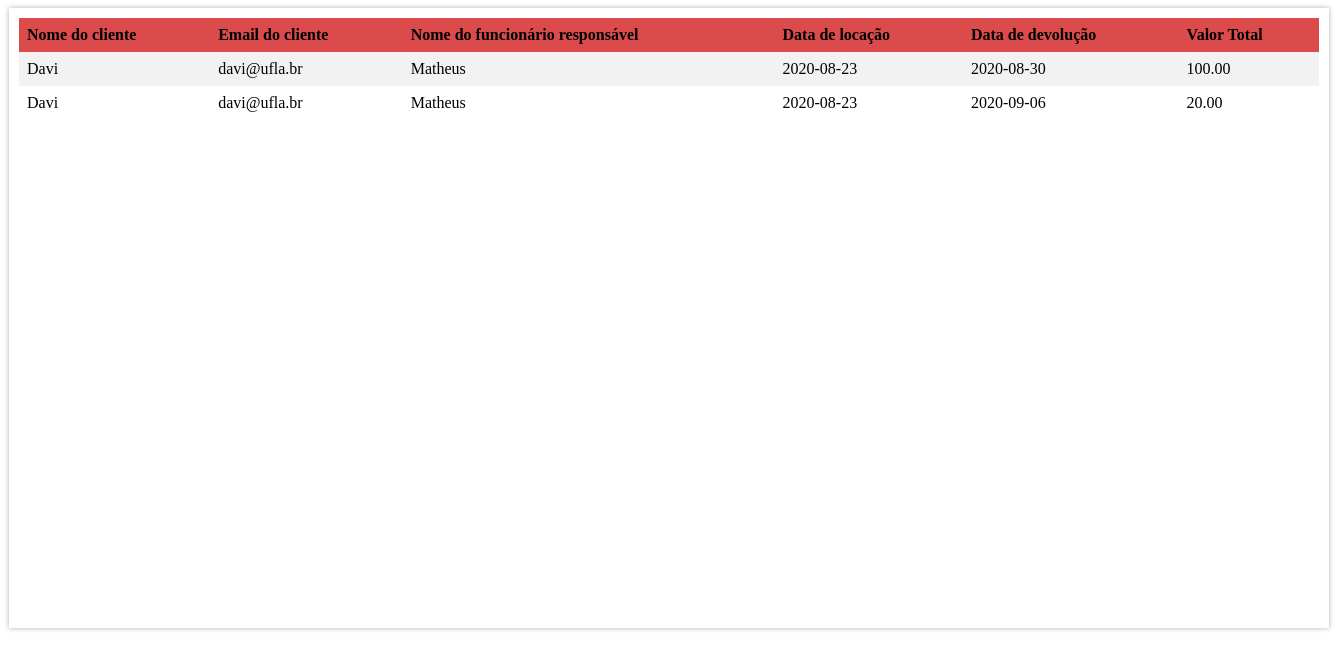
Screenshot of /src/Controller/CRUDLocacao/consultarLocacao.php with the database file from the repository.
### tables this page shows
CREATE TABLE IF NOT EXISTS `Locacao` (
  `idLoc` INT NOT NULL AUTO_INCREMENT,
  `Itens_idItem` INT NOT NULL,
  `Cliente_idCliente` INT NOT NULL,
  `Funcionario_idFuncionario` INT NOT NULL,
  `dataInicial` DATE NOT NULL,
  `dataFinal` DATE NOT NULL,
  `valorTotal` DECIMAL(10,2) NOT NULL,
  PRIMARY KEY (`idLoc`, `Itens_idItem`, `Cliente_idCliente`, `Funcionario_idFuncionario`),
  INDEX `fk_Locacao_Cliente1_idx` (`Cliente_idCliente` ASC),
  INDEX `fk_Locacao_Funcionario1_idx` (`Funcionario_idFuncionario` ASC),
  CONSTRAINT `fk_Locacao_Itens1`
    FOREIGN KEY (`Itens_idItem`)
    REFERENCES `Itens` (`idItem`)
    ON DELETE NO ACTION
    ON UPDATE NO ACTION,
  CONSTRAINT `fk_Locacao_Cliente1`
    FOREIGN KEY (`Cliente_idCliente`)
    REFERENCES `Cliente` (`idCliente`)
    ON DELETE NO ACTION
    ON UPDATE NO ACTION,
  CONSTRAINT `fk_Locacao_Funcionario1`
    FOREIGN KEY (`Funcionario_idFuncionario`)
    REFERENCES `Funcionario` (`idFuncionario`)
    ON DELETE NO ACTION
    ON UPDATE NO ACTION);

CREATE TABLE IF NOT EXISTS `Cliente` (
  `idCliente` INT NOT NULL AUTO_INCREMENT,
  `nome` VARCHAR(60) NOT NULL,
  `cpf` VARCHAR(11) NOT NULL,
  `email` VARCHAR(100) NOT NULL,
  `telefone` VARCHAR(11) NOT NULL,
  `senha` VARCHAR(45) NOT NULL,
  `endereco` VARCHAR(200) NOT NULL,
  PRIMARY KEY (`idCliente`),
  UNIQUE INDEX `idCliente_UNIQUE` (`idCliente` ASC),
  UNIQUE INDEX `cpf_UNIQUE` (`cpf` ASC));

CREATE TABLE IF NOT EXISTS `Funcionario` (
  `idFuncionario` INT NOT NULL AUTO_INCREMENT,
  `nome` VARCHAR(60) NOT NULL,
  `cpf` VARCHAR(11) NOT NULL,
  `salario` DECIMAL(10,2) NOT NULL,
  `email` VARCHAR(100) NOT NULL,
  `telefone` VARCHAR(11) NOT NULL,
  `senha` VARCHAR(45) NOT NULL,
  `endereco` VARCHAR(200) NOT NULL,
  `Gerente_idGerente` INT NOT NULL,
  PRIMARY KEY (`idFuncionario`, `Gerente_idGerente`),
  UNIQUE INDEX `idFuncionario_UNIQUE` (`idFuncionario` ASC),
  UNIQUE INDEX `cpf_UNIQUE` (`cpf` ASC),
  INDEX `fk_Funcionario_Gerente1_idx` (`Gerente_idGerente` ASC),
  CONSTRAINT `fk_Funcionario_Gerente1`
    FOREIGN KEY (`Gerente_idGerente`)
    REFERENCES `Gerente` (`idGerente`)
    ON DELETE NO ACTION
    ON UPDATE NO ACTION);

### src/Persistence/LocacaoDAO/locacaoDAO.php (called while the page is built, shortened)
<?php
    class locacaoDAO {
        function consultar($connection) {
            $sql = "SELECT C.nome AS nomeCliente, C.email AS emailCliente, F.nome AS nomeFuncionario, L.dataIniciaL AS dataInicial, L.dataFinaL AS dataFinal, L.valorTotal AS valorTotal
                        FROM locacao AS L
                            JOIN cliente AS C ON L.Cliente_idCliente = C.idCliente
                            JOIN funcionario AS F on L.Funcionario_idFuncionario = F.idFuncionario";
            return $connection->query($sql);
        }
    }
?>

### src/Controller/CRUDLocacao/consultarLocacao.php (the view, shortened to what this page needs)
<?php
    include_once '../../Persistence/connection.php';
    include_once '../../Persistence/LocacaoDAO/locacaoDAO.php';
    $connection = new Connection();
    $connection = $connection->getConnection();
    $locacaodao = new locacaoDAO();
    $resultado = $locacaodao->consultar($connection);
    if ($resultado->num_rows > 0) {
        echo "
        <style>
        table {
        border-collapse: collapse;
        width: 100%;
        }
        th, td {
        text-align: left;
        padding: 8px;
        }
        tr:nth-child(even){background-color: #f2f2f2}
        th {
        background-color: #cc0000b4;
        color: black;
        }
        #interface {
            position: relative;
            width: 1300px;
            height: 600px;
            margin: auto auto auto auto;
            box-shadow: 0px 0px 5px rgba(0, 0, 0, 0.315);
            background-color: white;
            padding: 10px;
        }
        #retangulo {
            position: absolute;
            width: 100%;
            height: 45px;
            left: 0px;
            top: 0px;
            background: #ffd82cfd;
        }
    </style>
    <body>
    <div id='interface'>
        <table>
            <tr>
                <th>Nome do cliente</th>
                <th>Email do cliente</th>
                <th>Nome do funcionário responsável</th>
                <th>Data de locação</th>
                <th>Data de devolução</th>
                <th>Valor Total</th>
            </tr>";
        while($registro = $resultado->fetch_assoc()) {
            echo "<tr>";
            echo    "<td>".$registro['nomeCliente']."</td>
                    <td>".$registro['emailCliente']."</td>
                    <td>".$registro['nomeFuncionario']."</td>
                    <td>".$registro['dataInicial']."</td>
                    <td>".$registro['dataFinal']."</td>
                    <td>".$registro['valorTotal']."</td>";
            echo "</tr>";
        }
    }
?>

### src/Controller/CRUDLocacao/consultarLocacao.php (style rules this page uses)
table { border-collapse: collapse; width: 100%; }
th, td { text-align: left; padding: 8px; }
tr:nth-child(even) { background-color: #f2f2f2 }
th { background-color: #cc0000b4; color: black; }
#interface { position: relative; width: 1300px; height: 600px; margin: auto auto auto auto; box-shadow: 0px 0px 5px rgba(0, 0, 0, 0.315); background-color: white; padding: 10px; }

### rows the page displays
locacao: Cliente_idCliente.nome "Davi", Cliente_idCliente.email "davi@ufla.br", funcionario.nome "Matheus", dataInicial "2020-08-23", dataFinal "2020-08-30", valorTotal "100.00"
locacao: Cliente_idCliente.nome "Davi", Cliente_idCliente.email "davi@ufla.br", funcionario.nome "Matheus", dataInicial "2020-08-23", dataFinal "2020-09-06", valorTotal "20.00"
